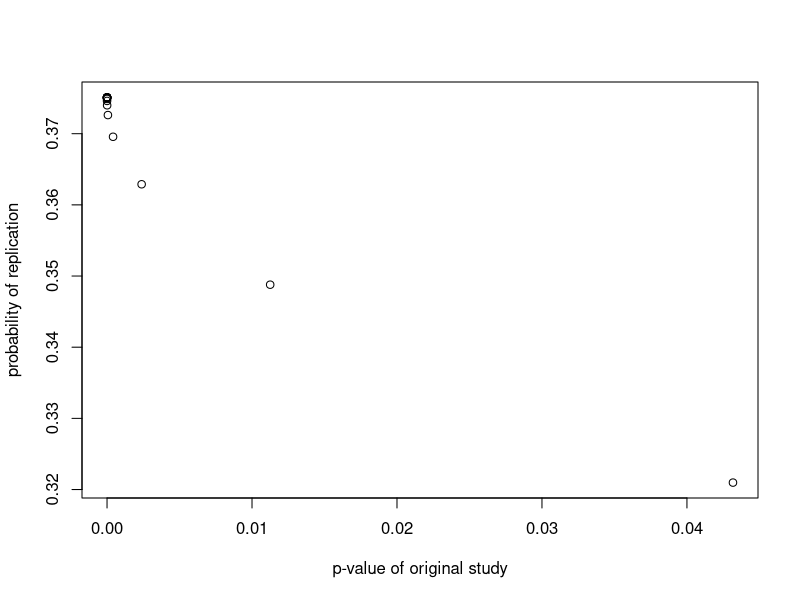
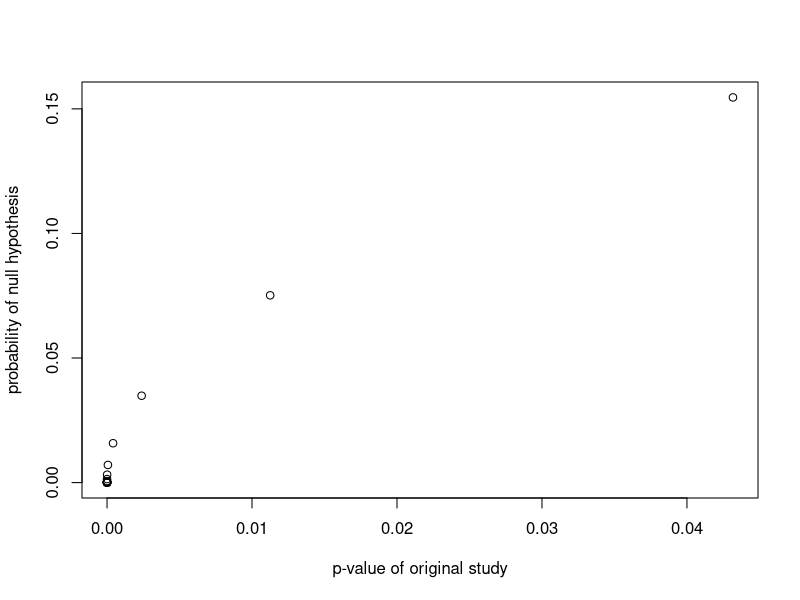
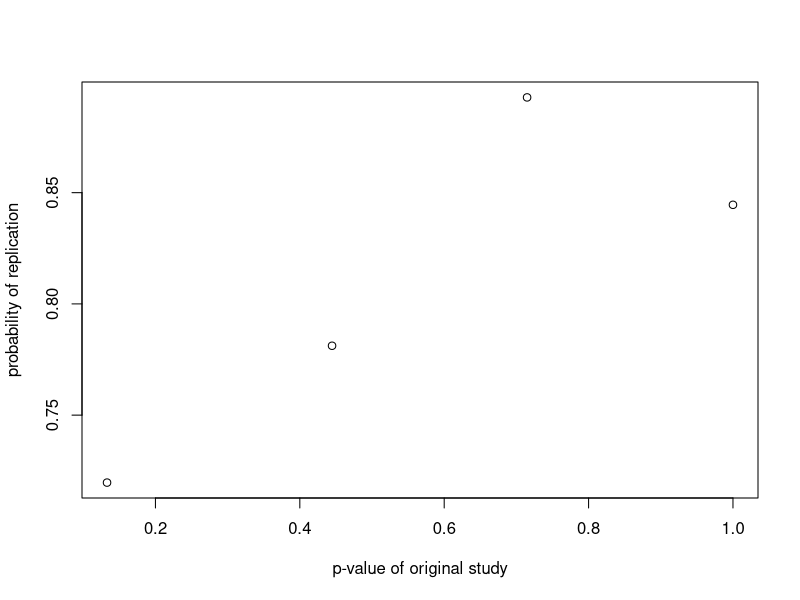
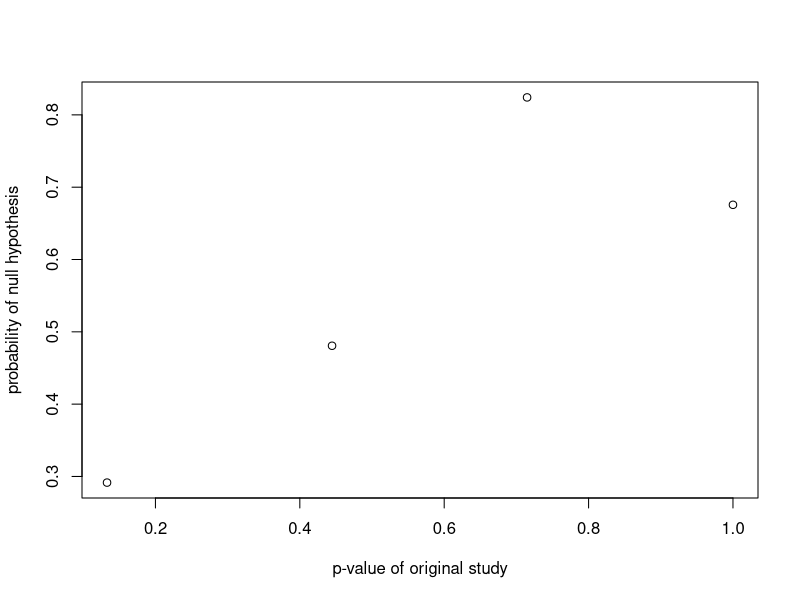

Write R code to recreate these figures, in order.
## ---- chunk 1
probrep = function(
  nn, # sample size of both the initial and replication experiment
  gamma, # prior probability of the hypothesis
  theta0, # success probability under the null hypothesis
  theta1, # success probability under the null hypothesis
  alpha # significance cutoff
){
  x1range = seq(0,nn) # possible values of original experiment
  pvalue1 = pH0 = rep(NA,nn+1) # initialization
# type two error estimation via quick simulation
  MM = 10000
  xx.under.alt = rbinom(MM,nn,theta1)
  pvalue.alt = NA
  for (mm in 1:MM){
  pvalue.alt[mm] = binom.test(xx.under.alt[mm],nn,theta0,alternative="two.sided")$p.value
}
  beta = mean( pvalue.alt > .05) # type one error in both studies
#

for (xx in x1range){
# mapping between number of successes and pvalue in original ezxperiment
  pvalue1[xx] = 
    binom.test(xx,nn,theta0,alternative="two.sided")$p.value
# probability of null hypothesis given first experiment
  pH0[xx] = gamma * dbinom(xx,nn,theta0) / 
    ( gamma * dbinom(xx,nn,theta0) + (1-gamma) * dbinom(xx,nn,theta1))
}
# set tiny p-values to e-20 for visualization purposes
  pvalue1[is.na(pvalue1)] = 0
  pH0[is.na(pH0)] = 0
  # separate rejections 
  xx.reject = x1range[ pvalue1 < .05 ] + 1
  xx.retain = x1range[ pvalue1>=.05 ] + 1
  pvalue.reject = pvalue1[xx.reject]  
  pvalue.retain = pvalue1[xx.retain]
  pH0.reject = pH0[xx.reject]  
  pH0.retain = pH0[xx.retain]
  
#  browser()

  # compute replication probabilitie
  prep.reject = (alpha/2) * pH0[xx.reject] + (1-beta) * (1-pH0[xx.reject])
  prep.retain = (1-alpha) * pH0[xx.retain] + beta * (1-pH0[xx.retain])

  return(list(
    reject = na.omit(data.frame(prep.reject,pvalue.reject,pH0.reject)),
    retain = na.omit(data.frame(prep.retain,pvalue.retain,pH0.retain))))
}
## ---- chunk 2
probrep.out = probrep(nn=20,gamma=.5,theta0=.1,theta1=.2,alpha=0.05)
plot(probrep.out$reject$pvalue.reject,
     probrep.out$reject$prep.reject,
     ylab="probability of replication",
     xlab="p-value of original study")
plot(probrep.out$reject$pvalue.reject,
     probrep.out$reject$pH0.reject,
     ylab="probability of null hypothesis",
     xlab="p-value of original study")
plot(probrep.out$retain$pvalue.retain,
     probrep.out$retain$prep.retain,
     ylab="probability of replication",
     xlab="p-value of original study")
plot(probrep.out$retain$pvalue.retain,
     probrep.out$retain$pH0.retain,
     ylab="probability of null hypothesis",
     xlab="p-value of original study")

